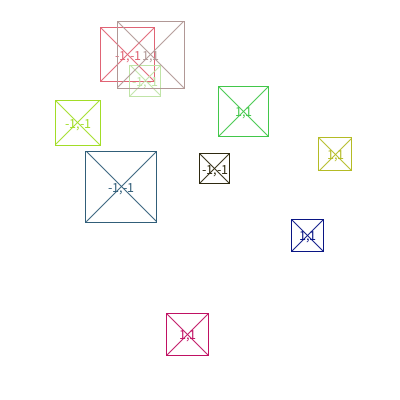
Frame 1 (no input)
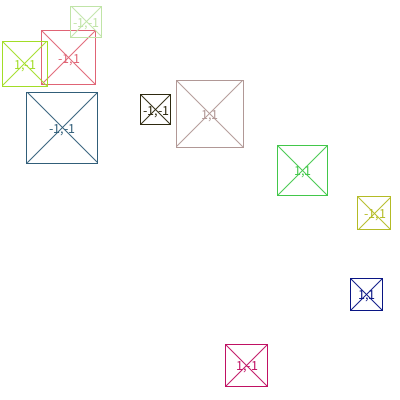
Frame 60 (the mouse pressed at the canvas centre just before this capture)
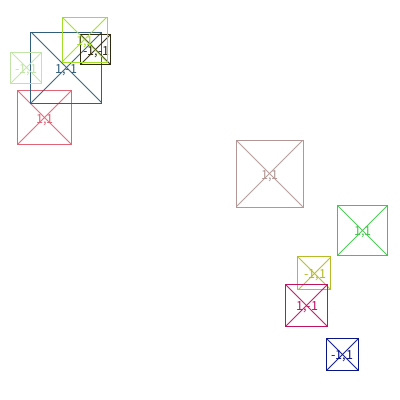
Frame 120 (the mouse held since frame 60 and released just before this capture)

The Processing sketch that drew these frames (run headless with seeded random() and noise(); from frame 60 on, the mouse is pressed at the canvas centre):

// Processing sketch: processing_93665
// ── processing_93665.pde

// Homework 10
// Joseph Oak © 2013
 
float [ ] arrayX = {
 
  random( 50, 350 ),
  random( 50, 350 ),
  random( 50, 350 ),
  random( 50, 350 ),
  random( 50, 350 ),
  random( 50, 350 ),
  random( 50, 350 ),
  random( 50, 350 ),
  random( 50, 350 ),
  random( 50, 350 ),
 
};
 
float [ ] arrayY = {
 
  random( 50, 350 ),
  random( 50, 350 ),
  random( 50, 350 ),
  random( 50, 350 ),
  random( 50, 350 ),
  random( 50, 350 ),
  random( 50, 350 ),
  random( 50, 350 ),
  random( 50, 350 ),
  random( 50, 350 ),
 
};
 
int [ ] arrayDiam = {
 
  int( random( 30, 80 ) ),
  int( random( 30, 80 ) ),
  int( random( 30, 80 ) ),
  int( random( 30, 80 ) ),
  int( random( 30, 80 ) ),
  int( random( 30, 80 ) ),
  int( random( 30, 80 ) ),
  int( random( 30, 80 ) ),
  int( random( 30, 80 ) ),
  int( random( 30, 80 ) ),
   
};
 
color [ ] col = {
   
  color( random( 255 ), random( 255 ), random( 255 ) ),
  color( random( 255 ), random( 255 ), random( 255 ) ),
  color( random( 255 ), random( 255 ), random( 255 ) ),
  color( random( 255 ), random( 255 ), random( 255 ) ),
  color( random( 255 ), random( 255 ), random( 255 ) ),
  color( random( 255 ), random( 255 ), random( 255 ) ),
  color( random( 255 ), random( 255 ), random( 255 ) ),
  color( random( 255 ), random( 255 ), random( 255 ) ),
  color( random( 255 ), random( 255 ), random( 255 ) ),
  color( random( 255 ), random( 255 ), random( 255 ) ),
   
};

float [ ] deltaX = {
  
  1,
  - 1,
  1,
  - 1,
  1,
  - 1,
  1,
  - 1,
  1,
  - 1,
  
};

float [ ] deltaY = {
  
  1,
  - 1,
  1,
  - 1,
  1,
  - 1,
  1,
  - 1,
  1,
  - 1,
  
};
 
void setup( ) {
   
  size( 400, 400 );
  background( 255 );
  rectMode( CENTER );
 
  frameRate( 100 );
  
}

void draw( ) {
  
  noStroke( );
  fill( 255 );
  rect( width / 2, height / 2, width, height );
  drawShapes( );
  moveShapes( );
  
}

void drawShapes( ) {
  
  for ( int i = 0; i < arrayX.length; i++) {
     
    noFill( );
    stroke( col[i] );
    
    rect( arrayX[i], arrayY[i], arrayDiam[i], arrayDiam[i] );
    line( arrayX[i] - ( arrayDiam[i] / 2 ), arrayY[i] - ( arrayDiam[i] / 2 ), arrayX[i] + ( arrayDiam[i] / 2 ), arrayY[i] + ( arrayDiam[i] / 2 ) );
    line( arrayX[i] + ( arrayDiam[i] / 2 ), arrayY[i] - ( arrayDiam[i] / 2 ), arrayX[i] - ( arrayDiam[i] / 2 ), arrayY[i] + ( arrayDiam[i] / 2 ) );
    
    textAlign( CENTER, CENTER );
    fill( col[i] );
    textSize( 14 );
    text( + int( deltaX[i] ) + "," + int( deltaY[i] ), arrayX[i], arrayY[i] );
    
  };
  
}

void moveShapes( ) {
  
  for ( int i = 0; i < deltaX.length; i++) {
    
    float buffer = arrayDiam[i] / 2;
    
    arrayX[i] += deltaX[i];
    arrayY[i] += deltaY[i];
  
    if ( arrayY[i] > height - buffer ) { // BOUNCE BOTTOM
    
      deltaY[i] = - deltaY[i];
      
      if ( deltaX[i] >= 0 && deltaY[i] <= 0 ) { // JUDGES ANGLE OF ENTRY
        deltaX[i] = deltaX[i];
      }
      
    } else if ( arrayX[i] > width - buffer ) { // BOUNCE RIGHT
    
      deltaX[i] = - deltaX[i];
      
      if ( deltaX[i] <= 0 && deltaY[i] <= 0 ) { // JUDGES ANGLE OF ENTRY
        deltaY[i] = deltaY[i];
      }
      
    } else if ( arrayY[i] < buffer) { // BOUNCE TOP
    
      deltaY[i] = - deltaY[i];
      
      if ( deltaX[i] >= 0 && deltaY[i] >= 0 ) { // JUDGES ANGLE OF ENTRY
        deltaX[i] = deltaX[i];
      }
      
    } else if ( arrayX[i] < buffer ) { // BOUNCE LEFT
    
      deltaX[i] = - deltaX[i];
      
      if ( deltaX[i] <= 0 && deltaY[i] >= 0) { // JUDGES ANGLE OF ENTRY
        deltaY[i] = - deltaY[i];
      }
      
    }
    
  };
  
}
